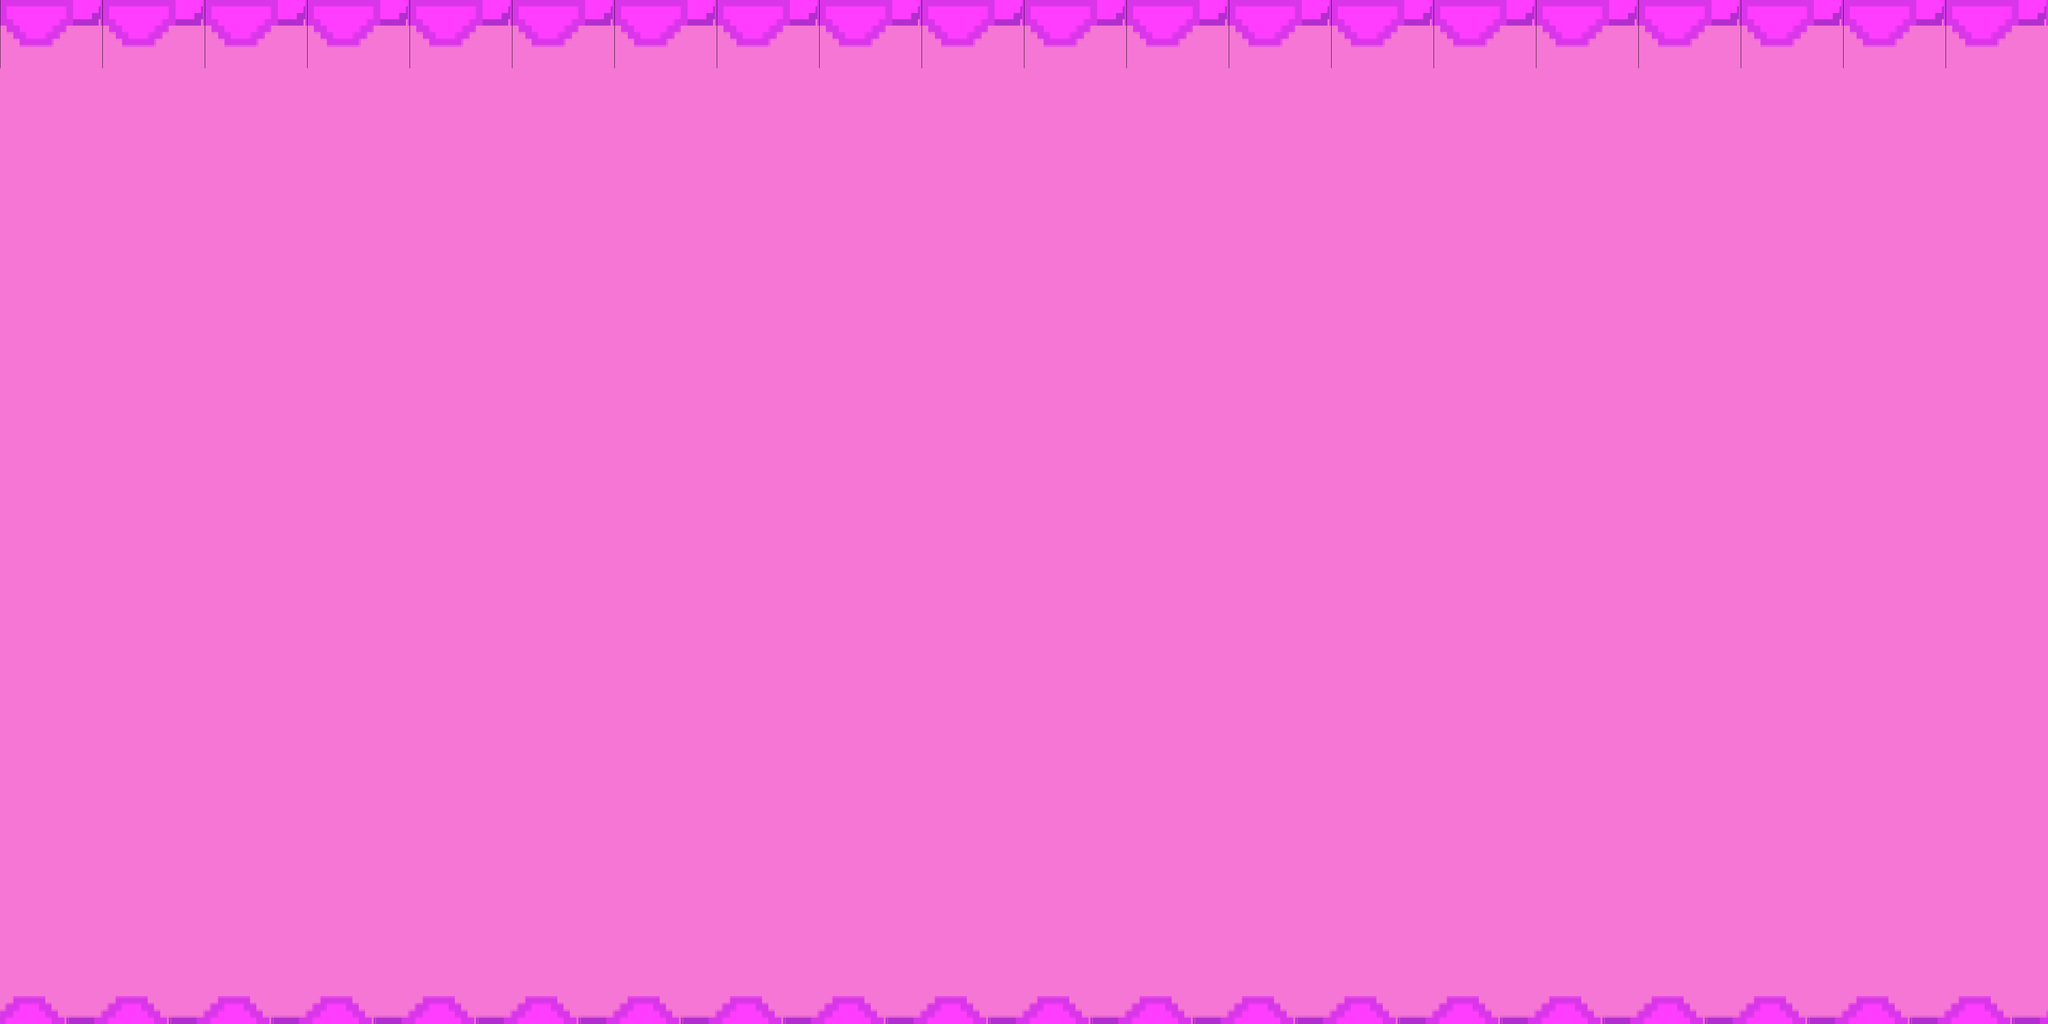

This game map was drawn from its Tiled (.tmx) file and the tilesets committed beside it. A one-line description and the full map source follow:
An orthogonal 60x30 tile map with 92x92 px tiles, 1 tile layer (Tile Layer 1).

<map version="1.2" tiledversion="1.3.4" orientation="orthogonal" renderorder="right-down" width="60" height="30" tilewidth="92" tileheight="92" infinite="0" nextlayerid="2" nextobjectid="1">
 <tileset firstgid="1" source="CellTiles.tsx" />
 <layer id="1" name="Tile Layer 1" width="60" height="30">
  <data encoding="csv">
1,2,3,1,2,3,1,2,3,1,2,3,1,2,3,1,2,3,1,2,3,1,2,3,1,2,3,1,2,3,1,2,3,1,2,3,1,2,3,1,2,3,1,2,3,1,2,3,1,2,3,1,2,3,1,2,3,1,2,3,
13,14,15,13,14,15,13,14,15,13,14,15,13,14,15,13,14,15,13,14,15,13,14,15,13,14,15,13,14,15,13,14,15,13,14,15,13,14,15,13,14,15,13,14,15,13,14,15,13,14,15,13,14,15,13,14,15,13,14,15,
6,6,6,6,6,6,6,6,6,6,6,6,6,6,6,6,6,6,6,6,6,6,6,6,6,6,6,6,6,6,6,6,6,6,6,6,6,6,6,6,6,6,6,6,6,6,6,6,6,6,6,6,6,6,6,6,6,6,6,6,
6,6,6,6,6,6,6,6,6,6,6,6,6,6,6,6,6,6,6,6,6,6,6,6,6,6,6,6,6,6,6,6,6,6,6,6,6,6,6,6,6,6,6,6,6,6,6,6,6,6,6,6,6,6,6,6,6,6,6,6,
6,6,6,6,6,6,6,6,6,6,6,6,6,6,6,6,6,6,6,6,6,6,6,6,6,6,6,6,6,6,6,6,6,6,6,6,6,6,6,6,6,6,6,6,6,6,6,6,6,6,6,6,6,6,6,6,6,6,6,6,
6,6,6,6,6,6,6,6,6,6,6,6,6,6,6,6,6,6,6,6,6,6,6,6,6,6,6,6,6,6,6,6,6,6,6,6,6,6,6,6,6,6,6,6,6,6,6,6,6,6,6,6,6,6,6,6,6,6,6,6,
6,6,6,6,6,6,6,6,6,6,6,6,6,6,6,6,6,6,6,6,6,6,6,6,6,6,6,6,6,6,6,6,6,6,6,6,6,6,6,6,6,6,6,6,6,6,6,6,6,6,6,6,6,6,6,6,6,6,6,6,
6,6,6,6,6,6,6,6,6,6,6,6,6,6,6,6,6,6,6,6,6,6,6,6,6,6,6,6,6,6,6,6,6,6,6,6,6,6,6,6,6,6,6,6,6,6,6,6,6,6,6,6,6,6,6,6,6,6,6,6,
6,6,6,6,6,6,6,6,6,6,6,6,6,6,6,6,6,6,6,6,6,6,6,6,6,6,6,6,6,6,6,6,6,6,6,6,6,6,6,6,6,6,6,6,6,6,6,6,6,6,6,6,6,6,6,6,6,6,6,6,
6,6,6,6,6,6,6,6,6,6,6,6,6,6,6,6,6,6,6,6,6,6,6,6,6,6,6,6,6,6,6,6,6,6,6,6,6,6,6,6,6,6,6,6,6,6,6,6,6,6,6,6,6,6,6,6,6,6,6,6,
6,6,6,6,6,6,6,6,6,6,6,6,6,6,6,6,6,6,6,6,6,6,6,6,6,6,6,6,6,6,6,6,6,6,6,6,6,6,6,6,6,6,6,6,6,6,6,6,6,6,6,6,6,6,6,6,6,6,6,6,
6,6,6,6,6,6,6,6,6,6,6,6,6,6,6,6,6,6,6,6,6,6,6,6,6,6,6,6,6,6,6,6,6,6,6,6,6,6,6,6,6,6,6,6,6,6,6,6,6,6,6,6,6,6,6,6,6,6,6,6,
6,6,6,6,6,6,6,6,6,6,6,6,6,6,6,6,6,6,6,6,6,6,6,6,6,6,6,6,6,6,6,6,6,6,6,6,6,6,6,6,6,6,6,6,6,6,6,6,6,6,6,6,6,6,6,6,6,6,6,6,
6,6,6,6,6,6,6,6,6,6,6,6,6,6,6,6,6,6,6,6,6,6,6,6,6,6,6,6,6,6,6,6,6,6,6,6,6,6,6,6,6,6,6,6,6,6,6,6,6,6,6,6,6,6,6,6,6,6,6,6,
6,6,6,6,6,6,6,6,6,6,6,6,6,6,6,6,6,6,6,6,6,6,6,6,6,6,6,6,6,6,6,6,6,6,6,6,6,6,6,6,6,6,6,6,6,6,6,6,6,6,6,6,6,6,6,6,6,6,6,6,
6,6,6,6,6,6,6,6,6,6,6,6,6,6,6,6,6,6,6,6,6,6,6,6,6,6,6,6,6,6,6,6,6,6,6,6,6,6,6,6,6,6,6,6,6,6,6,6,6,6,6,6,6,6,6,6,6,6,6,6,
6,6,6,6,6,6,6,6,6,6,6,6,6,6,6,6,6,6,6,6,6,6,6,6,6,6,6,6,6,6,6,6,6,6,6,6,6,6,6,6,6,6,6,6,6,6,6,6,6,6,6,6,6,6,6,6,6,6,6,6,
6,6,6,6,6,6,6,6,6,6,6,6,6,6,6,6,6,6,6,6,6,6,6,6,6,6,6,6,6,6,6,6,6,6,6,6,6,6,6,6,6,6,6,6,6,6,6,6,6,6,6,6,6,6,6,6,6,6,6,6,
6,6,6,6,6,6,6,6,6,6,6,6,6,6,6,6,6,6,6,6,6,6,6,6,6,6,6,6,6,6,6,6,6,6,6,6,6,6,6,6,6,6,6,6,6,6,6,6,6,6,6,6,6,6,6,6,6,6,6,6,
6,6,6,6,6,6,6,6,6,6,6,6,6,6,6,6,6,6,6,6,6,6,6,6,6,6,6,6,6,6,6,6,6,6,6,6,6,6,6,6,6,6,6,6,6,6,6,6,6,6,6,6,6,6,6,6,6,6,6,6,
6,6,6,6,6,6,6,6,6,6,6,6,6,6,6,6,6,6,6,6,6,6,6,6,6,6,6,6,6,6,6,6,6,6,6,6,6,6,6,6,6,6,6,6,6,6,6,6,6,6,6,6,6,6,6,6,6,6,6,6,
6,6,6,6,6,6,6,6,6,6,6,6,6,6,6,6,6,6,6,6,6,6,6,6,6,6,6,6,6,6,6,6,6,6,6,6,6,6,6,6,6,6,6,6,6,6,6,6,6,6,6,6,6,6,6,6,6,6,6,6,
6,6,6,6,6,6,6,6,6,6,6,6,6,6,6,6,6,6,6,6,6,6,6,6,6,6,6,6,6,6,6,6,6,6,6,6,6,6,6,6,6,6,6,6,6,6,6,6,6,6,6,6,6,6,6,6,6,6,6,6,
6,6,6,6,6,6,6,6,6,6,6,6,6,6,6,6,6,6,6,6,6,6,6,6,6,6,6,6,6,6,6,6,6,6,6,6,6,6,6,6,6,6,6,6,6,6,6,6,6,6,6,6,6,6,6,6,6,6,6,6,
6,6,6,6,6,6,6,6,6,6,6,6,6,6,6,6,6,6,6,6,6,6,6,6,6,6,6,6,6,6,6,6,6,6,6,6,6,6,6,6,6,6,6,6,6,6,6,6,6,6,6,6,6,6,6,6,6,6,6,6,
6,6,6,6,6,6,6,6,6,6,6,6,6,6,6,6,6,6,6,6,6,6,6,6,6,6,6,6,6,6,6,6,6,6,6,6,6,6,6,6,6,6,6,6,6,6,6,6,6,6,6,6,6,6,6,6,6,6,6,6,
6,6,6,6,6,6,6,6,6,6,6,6,6,6,6,6,6,6,6,6,6,6,6,6,6,6,6,6,6,6,6,6,6,6,6,6,6,6,6,6,6,6,6,6,6,6,6,6,6,6,6,6,6,6,6,6,6,6,6,6,
6,6,6,6,6,6,6,6,6,6,6,6,6,6,6,6,6,6,6,6,6,6,6,6,6,6,6,6,6,6,6,6,6,6,6,6,6,6,6,6,6,6,6,6,6,6,6,6,6,6,6,6,6,6,6,6,6,6,6,6,
6,6,6,6,6,6,6,6,6,6,6,6,6,6,6,6,6,6,6,6,6,6,6,6,6,6,6,6,6,6,6,6,6,6,6,6,6,6,6,6,6,6,6,6,6,6,6,6,6,6,6,6,6,6,6,6,6,6,6,6,
17,18,16,17,18,16,17,18,16,17,18,16,17,18,16,17,18,16,17,18,16,17,18,16,17,18,16,17,18,16,17,18,16,17,18,16,17,18,16,17,18,16,17,18,16,17,18,16,17,18,16,17,18,16,17,18,16,17,18,16
</data>
 </layer>
</map>
